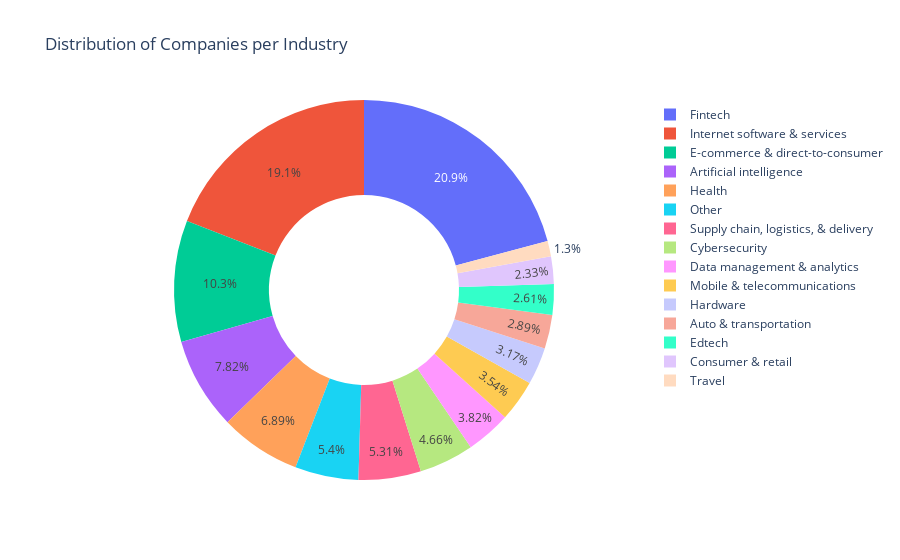

Notebook source saved alongside this figure:
### Code cell
industry_counts = df['Industry'].value_counts()

fig = go.Figure(data=[go.Pie(labels=industry_counts.index, values=industry_counts.values, textinfo='percent', hole=0.5)])

fig.update_layout(
    title='Distribution of Companies per Industry',
    template='plotly_white',
    showlegend=True
)

fig.show()

### Figure 1 — Plotly figure (JSON) as saved in the notebook; plotly's stock layout.template omitted (floating-point values rounded to 4 significant figures)
{"data": [{"hole": 0.5, "labels": ["Fintech", "Internet software & services", "E-commerce & direct-to-consumer", "Artificial intelligence", "Health", "Other", "Supply chain, logistics, & delivery", "Cybersecurity", "Data management & analytics", "Mobile & telecommunications", "Hardware", "Auto & transportation", "Edtech", "Consumer & retail", "Travel"], "textinfo": "percent", "type": "pie", "values": [224, 205, 111, 84, 74, 58, 57, 50, 41, 38, 34, 31, 28, 25, 14]}], "layout": {"showlegend": true, "title": {"text": "Distribution of Companies per Industry"}}}
